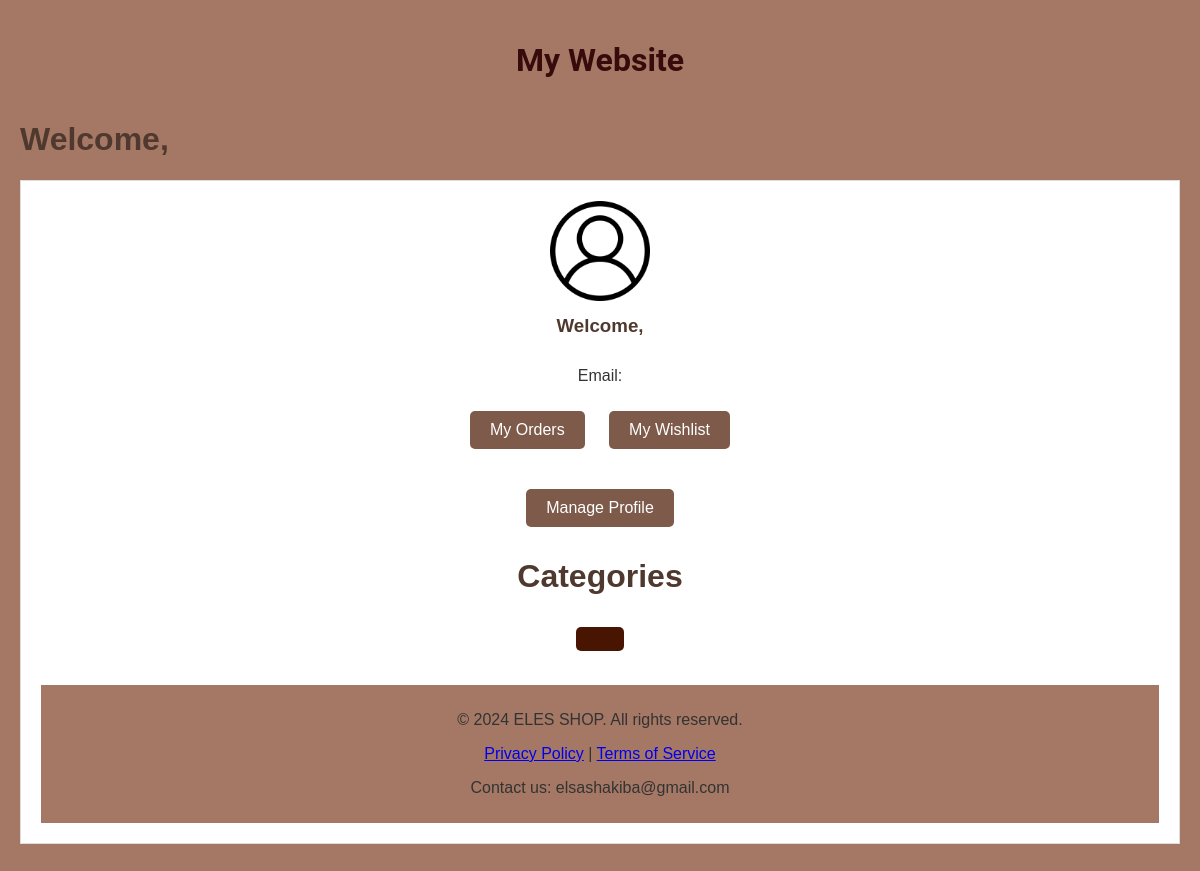
The page /products/1 on the database as committed earlier.
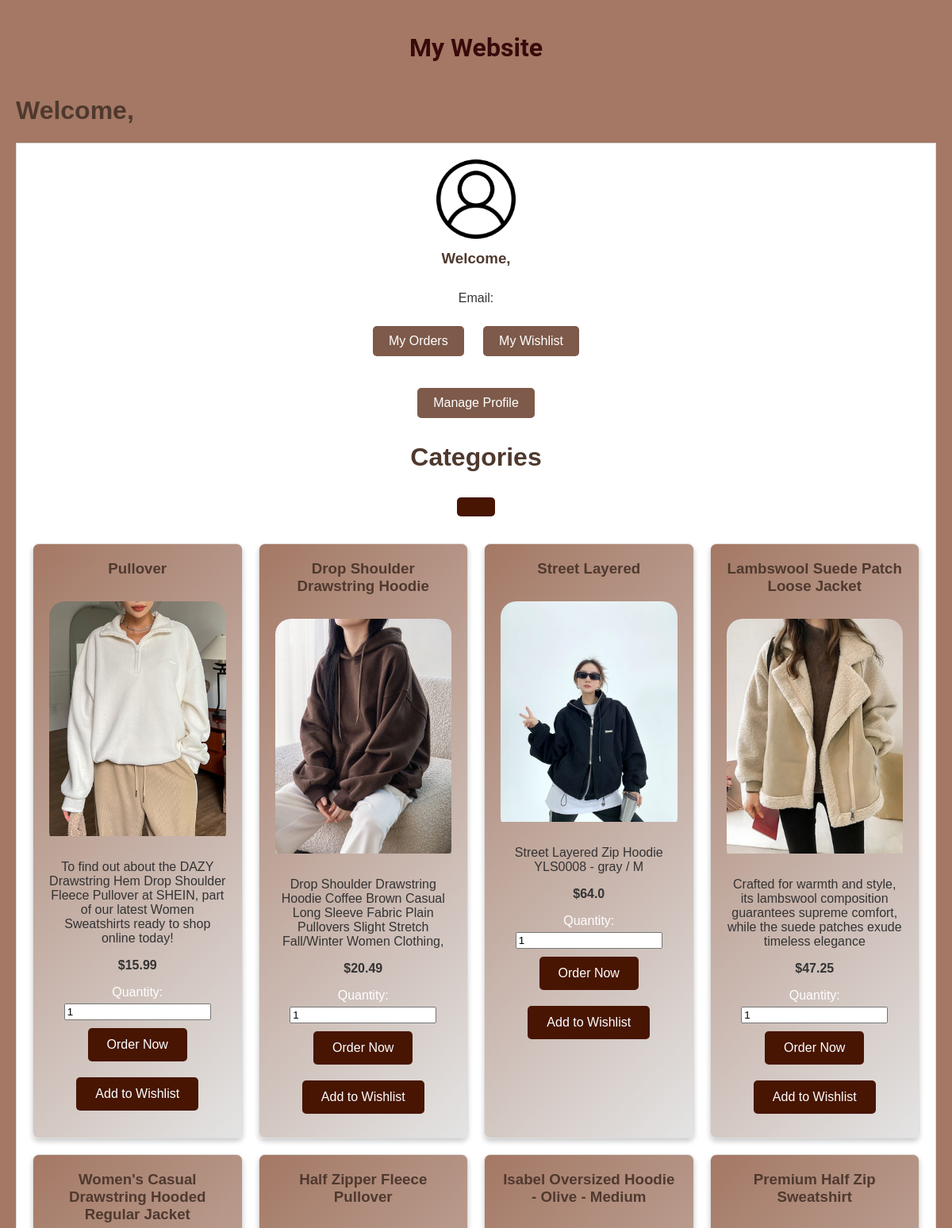
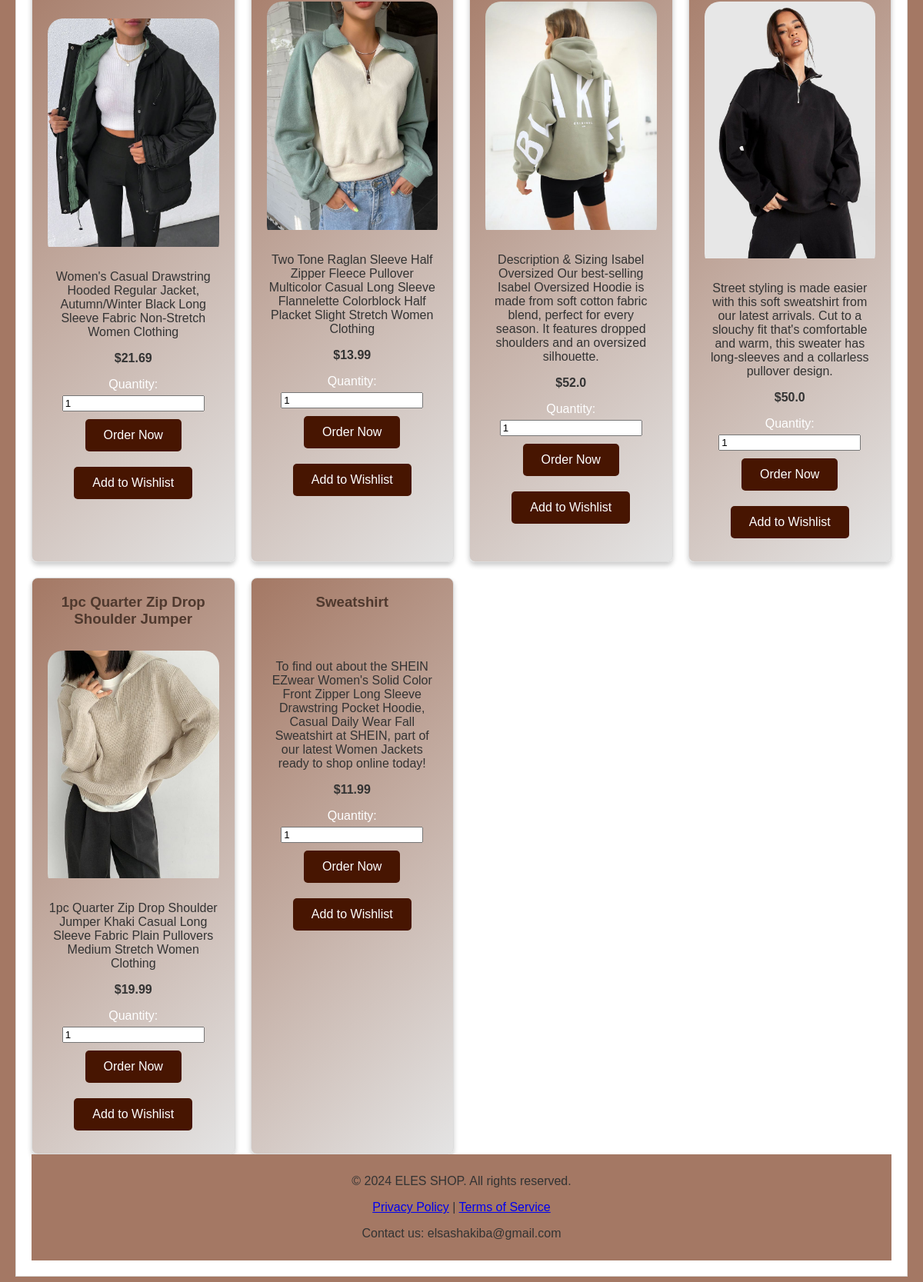
The same page on the database as committed later (2 pictures, top to bottom).
### tables this page shows
CREATE TABLE products (id INTEGER PRIMARY KEY AUTOINCREMENT, name TEXT NOT NULL, description TEXT, price REAL NOT NULL, stock INTEGER DEFAULT 0, category_id INTEGER REFERENCES categories (id), image_path BLOB);

### app.py (the view)
@app.route('/products/<int:category_id>')
def products_by_category(category_id):
    conn = get_db()
    cursor = conn.cursor()
    cursor.execute("SELECT name FROM categories WHERE id = ?", (category_id,))
    category = cursor.fetchone()
    cursor.execute('''
        SELECT id, name, description, price, image_path
        FROM products WHERE category_id = ?
    ''', (category_id,))
    products = cursor.fetchall()
    conn.close()
    return render_template('user_dashboard.html', category=category, products=products)

### app.py (called while the page is built)
def get_db():
    conn = sqlite3.connect(db)
    conn.row_factory = sqlite3.Row  # برای دسترسی به داده‌ها به صورت دیکشنری
    return conn

### templates/user_dashboard.html (shortened to what this page needs)
<!DOCTYPE html>
<html lang="en">
<head>
    <link rel="stylesheet" href="{{ url_for('static', filename='styles.css') }}">
</head>
<body>
    <header>
        <h1>My Website</h1>
    </header>
    <div class="main-content">
        <h1>Welcome,{{ session['username'] }}</h1>
        <div class="card">
            <img src="{{ url_for('static', filename='images/user-icon.png') }}" alt="Account Icon">
            <h3>Welcome,{{ session['username'] }}</h3>
            <p>Email: {{ session['email'] }}</p>
            <div>
                <button id="toggleOrdersBtn" class="btn btn-primary">My Orders</button>
                <button id="toggleWishlistBtn" class="btn btn-primary" onclick="location.href='/wishlist'">My
                    Wishlist</button>
                <button id="toggleWishlistBtn" class="btn btn-primary" onclick="location.href='/profile'">Manage
                    Profile</button>
                <h1>Categories</h1>
                <ul class="btn btn-primary">
                </ul>
                <div class="product-container">
                    {% for product in products %}
                    <div class="product">
                        <h3>{{ product['name'] }}</h3>
                        <div class="product-gallery">
                            <img src="{{ url_for('static', filename=product['image_path']) }}"
                                alt="{{ product['username'] }}" style="width: 100%; height: auto;">
                        </div>
                        <p>{{ product['description'] }}</p>
                        <p><strong>${{ product['price'] }}</strong></p>
                        <form action="/order" method="POST">
                            <label for="quantity">Quantity:</label>
                            <input type="number" id="quantity" name="quantity" value="1" min="1" required>
                            <button type="submit" class="btn btn-primary">Order Now</button>
                        </form>
                        <form action="/add_to_wishlist" method="POST">
                            <button type="submit" class="btn btn-primary">Add to Wishlist</button>
                        </form>
                        {% if product.in_wishlist == 1 %}
                        <div class="wishlist-icon in-wishlist">!</div>
                        {% else %}
                        <div class="wishlist-icon not-in-wishlist">♡</div>
                        {% endif %}
                    </div>
                    {% endfor %}
                </div>
            </div>
            <footer>
                <p>&copy; 2024 ELES SHOP. All rights reserved.</p>
                <p><a href="#">Privacy Policy</a> | <a href="#">Terms of Service</a></p>
                <p>Contact us: elsashakiba@gmail.com</p>
            </footer>
        </div>
</body>
</html>

Rows that differ between the two databases and show on the page:
now on this page (row edited): products: name "Pullover", image_path (picture), description "To find out about the DAZY Drawstring Hem Drop Shoulder Fleece Pullover at SHEIN, part of our latest Women Sweatshirts ready to shop online today!", price "15.99"
now on this page (row edited): products: name "Drop Shoulder Drawstring Hoodie", image_path (picture), description "Drop Shoulder Drawstring Hoodie Coffee Brown Casual Long Sleeve Fabric Plain Pullovers Slight Stretch Fall/Winter Women Clothing,", price "20.49"
now on this page (row edited): products: name "Street Layered", image_path (picture), description "Street Layered Zip Hoodie YLS0008 - gray / M", price "64.0"
now on this page (row edited): products: name "Lambswool Suede Patch Loose Jacket", image_path (picture), description "Crafted for warmth and style, its lambswool composition guarantees supreme comfort, while the suede patches exude timeless elegance", price "47.25"
now on this page (row edited): products: name "Women's Casual Drawstring Hooded Regular Jacket", image_path (picture), description "Women's Casual Drawstring Hooded Regular Jacket, Autumn/Winter Black Long Sleeve Fabric Non-Stretch Women Clothing", price "21.69"
now on this page (row edited): products: name "Half Zipper Fleece Pullover", image_path (picture), description "Two Tone Raglan Sleeve Half Zipper Fleece Pullover Multicolor Casual Long Sleeve Flannelette Colorblock Half Placket Slight Stretch Women Clothing", price "13.99"
now on this page (row edited): products: name "Isabel Oversized Hoodie - Olive - Medium", image_path (picture), description "Description & Sizing Isabel Oversized Our best-selling Isabel Oversized Hoodie is made from soft cotton fabric blend, perfect for every season. It features dropped shoulders and an oversized silhouette.", price "52.0"
now on this page (row edited): products: name "Premium Half Zip Sweatshirt", image_path (picture), description "Street styling is made easier with this soft sweatshirt from our latest arrivals. Cut to a slouchy fit that's comfortable and warm, this sweater has long-sleeves and a collarless pullover design.", price "50.0"
now on this page (row edited): products: name "1pc Quarter Zip Drop Shoulder Jumper", image_path (picture), description "1pc Quarter Zip Drop Shoulder Jumper Khaki Casual Long Sleeve Fabric Plain Pullovers Medium Stretch Women Clothing", price "19.99"
now on this page (row edited): products: name "Sweatshirt", description "To find out about the SHEIN EZwear Women's Solid Color Front Zipper Long Sleeve Drawstring Pocket Hoodie, Casual Daily Wear Fall Sweatshirt at SHEIN, part of our latest Women Jackets ready to shop online today!", price "11.99"
